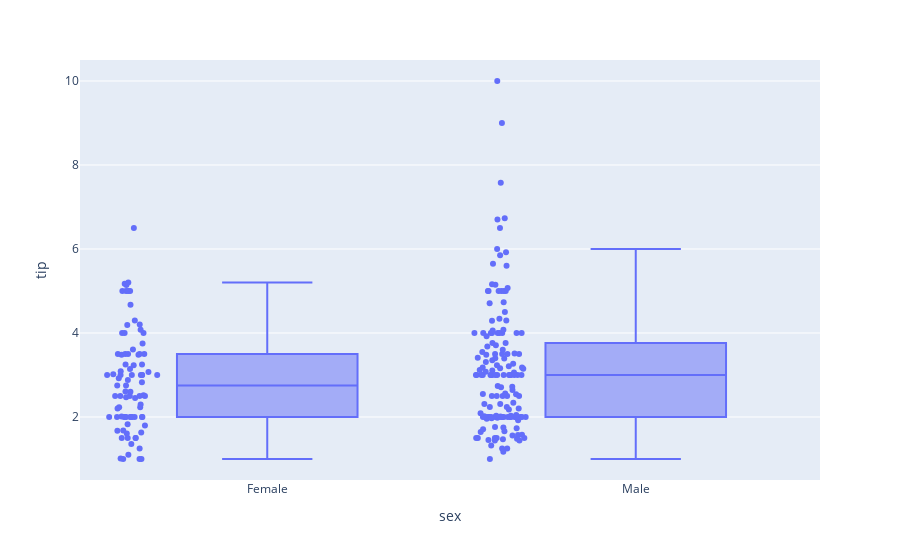

Here is the notebook cell this chart was saved with:
### Code cell
# Step 3: Create a basic box plot to compare tips by sex
basic_box_plot = px.box(df_tips, x='sex', y='tip', points='all')
basic_box_plot

### Figure 1 — Plotly figure (JSON) as saved in the notebook; plotly's stock layout.template omitted (floating-point values rounded to 4 significant figures; data arrays with more than 128 entries replaced by an {"elided": "..."} marker saying what was removed)
{"data": [{"alignmentgroup": "True", "boxpoints": "all", "hovertemplate": "sex=%{x}<br>tip=%{y}<extra></extra>", "legendgroup": "", "marker": {"color": "#636efa"}, "name": "", "notched": false, "offsetgroup": "", "orientation": "v", "showlegend": false, "type": "box", "x": {"elided": "244 str values"}, "x0": " ", "xaxis": "x", "y": {"elided": "244 float values"}, "y0": " ", "yaxis": "y"}], "layout": {"boxmode": "group", "legend": {"tracegroupgap": 0}, "margin": {"t": 60}, "xaxis": {"anchor": "y", "domain": [0, 1], "title": {"text": "sex"}}, "yaxis": {"anchor": "x", "domain": [0, 1], "title": {"text": "tip"}}}}
